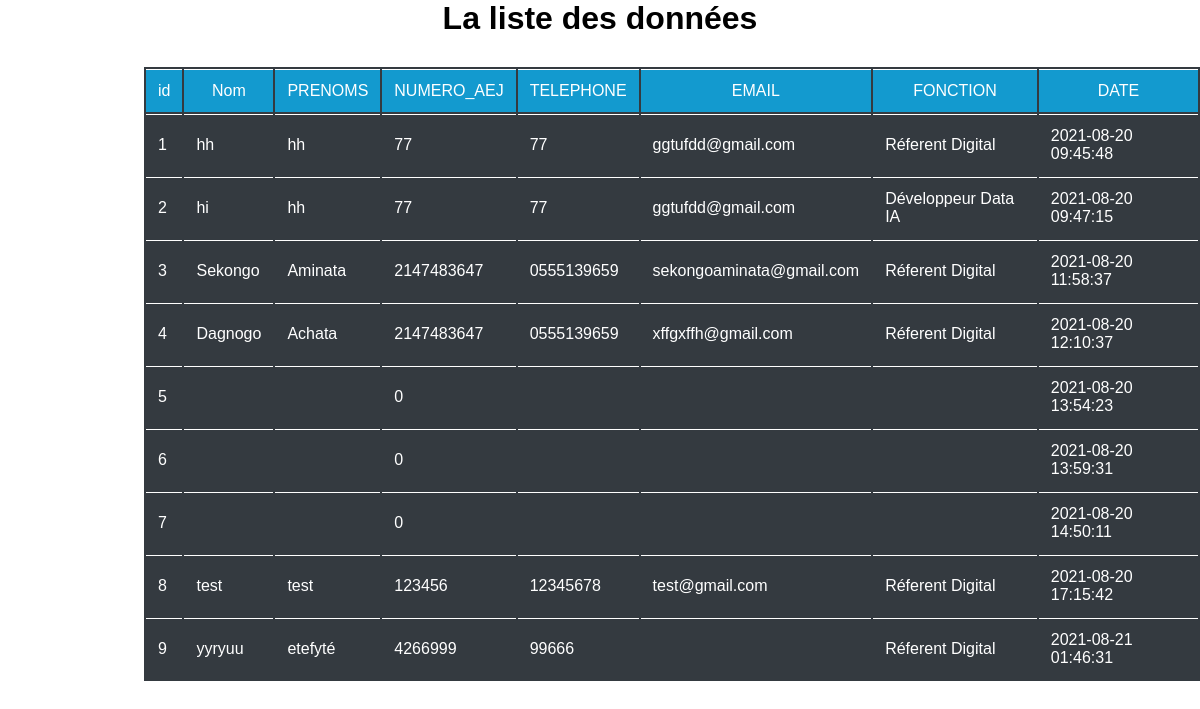
Screenshot of /tableau.php with the database file from the repository.
### tables this page shows
CREATE TABLE `etudiant` (
  `id` int(5) NOT NULL,
  `nom` varchar(50) NOT NULL,
  `prenoms` varchar(50) NOT NULL,
  `numero_aej` int(50) NOT NULL,
  `telephone` varchar(50) NOT NULL,
  `email` varchar(50) NOT NULL,
  `fonction` varchar(25) NOT NULL,
  `date` timestamp NOT NULL DEFAULT CURRENT_TIMESTAMP ON UPDATE CURRENT_TIMESTAMP
);

### tableau.php (the view, shortened to what this page needs)
<?php
 $bdd=new PDO("mysql:host=localhost;dbname=formulaire;charset=UTF8","root","");
 $req = $bdd->query('SELECT * FROM etudiant');
 $listes = $req->fetchAll();
  ?>
<!DOCTYPE html>
<html lang="en">
<head>
    <link rel="stylesheet" href="Style.css">
</head>
<body>
<h1>La liste des données</h1>
    <table>
<tbody>
<tr class="champs">
<td>id</td>
<td>Nom</td>
<td>PRENOMS</td>
<td>NUMERO_AEJ</td>
<td>TELEPHONE</td>
<td>EMAIL</td>
<td>FONCTION</td>
<td>DATE</td>
</tr>
<?php foreach($listes as $liste ): ?>
<tr class="effet">
<td><?php echo $liste['id']?></td>
<td><?php echo $liste['nom']?></td>
<td><?php echo $liste['prenoms']?></td>
<td><?php echo $liste['numero_aej']?></td>
<td><?php echo $liste['telephone']?></td>
<td><?php echo $liste['email']?></td>
<td><?php echo $liste['fonction']?></td>
<td><?php echo $liste['date']?></td>
</tr>
<?php endforeach ?>
</tbody>
    </table>
</body>
</html>

### Style.css (style rules this page uses)
body { background: white; margin:0; padding:0; -webkit-background-siez:cover; background-size: cover; font-family: Tahoma, Geneva, Verdana, sans-serif; }
body { font-family: Arial, Helvetica, sans-serif; }
table td { padding: 0.75em; border-top: 1px solid; }
h1 { text-align: center; margin: 0; padding: 0 0 30px; font-weight: bold; color: black; }
table { margin-left:12%; color: white; background-color: #343a40; }
.champs { background-color:rgb(19, 154, 207); text-align: center; }

### rows the page displays
etudiant: id "1", nom "hh", prenoms "hh", numero_aej "77", telephone "77", email "ggtufdd@gmail.com", fonction "Réferent Digital", date "2021-08-20 09:45:48"
etudiant: id "2", nom "hi", prenoms "hh", numero_aej "77", telephone "77", email "ggtufdd@gmail.com", fonction "Développeur Data IA", date "2021-08-20 09:47:15"
etudiant: id "3", nom "Sekongo", prenoms "Aminata", numero_aej "2147483647", telephone "0555139659", email "sekongoaminata@gmail.com", fonction "Réferent Digital", date "2021-08-20 11:58:37"
etudiant: id "4", nom "Dagnogo", prenoms "Achata", numero_aej "2147483647", telephone "0555139659", email "xffgxffh@gmail.com", fonction "Réferent Digital", date "2021-08-20 12:10:37"
etudiant: id "5", numero_aej "0", date "2021-08-20 13:54:23"
etudiant: id "6", numero_aej "0", date "2021-08-20 13:59:31"
etudiant: id "7", numero_aej "0", date "2021-08-20 14:50:11"
etudiant: id "8", nom "test", prenoms "test", numero_aej "123456", telephone "12345678", email "test@gmail.com", fonction "Réferent Digital", date "2021-08-20 17:15:42"
etudiant: id "9", nom "yyryuu", prenoms "etefyté", numero_aej "4266999", telephone "99666", fonction "Réferent Digital", date "2021-08-21 01:46:31"
